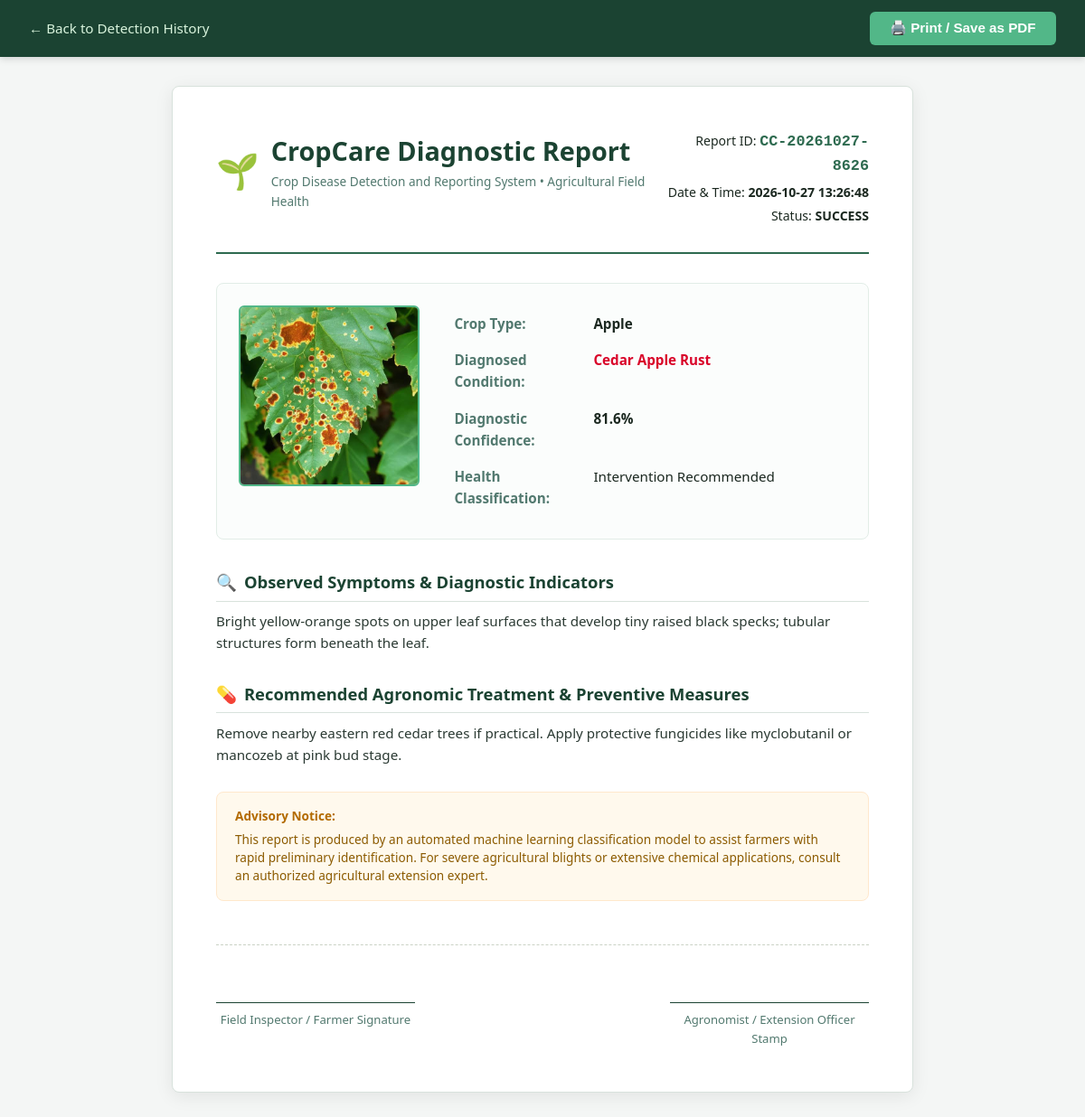
The page /report/CC-20261027-8626 on the database its author committed.
### tables this page shows
CREATE TABLE reports (
            id INTEGER PRIMARY KEY AUTOINCREMENT,
            report_id TEXT UNIQUE NOT NULL,
            created_at TEXT NOT NULL,
            image_filename TEXT NOT NULL,
            crop_name TEXT NOT NULL,
            disease_name TEXT NOT NULL,
            confidence REAL NOT NULL,
            is_healthy INTEGER NOT NULL DEFAULT 0,
            status TEXT NOT NULL DEFAULT 'completed',
            symptoms TEXT,
            treatment TEXT
        );

### app.py (the view)
@app.route('/report/<report_id>')
def view_report(report_id):
    report = db.get_report_by_id(report_id)
    if not report:
        flash(f"Report '{report_id}' was not found.", "error")
        return redirect(url_for('history'))
    return render_template('report.html', report=report)

### db.py (called while the page is built)
def get_db_connection():
    conn = sqlite3.connect(DB_PATH)
    conn.row_factory = sqlite3.Row  # Enables accessing columns by name like dict
    return conn

def get_report_by_id(report_id):
    conn = get_db_connection()
    cursor = conn.cursor()
    cursor.execute('SELECT * FROM reports WHERE report_id = ?', (report_id,))
    report = cursor.fetchone()
    conn.close()
    return report

### templates/report.html (shortened to what this page needs)
<!DOCTYPE html>
<html lang="en">
<head>
    <link rel="stylesheet" href="{{ url_for('static', filename='css/style.css') }}">
</head>
<body>
    <div class="report-toolbar">
        <a href="{{ url_for('history') }}">&larr; Back to Detection History</a>
        <div>
            <button onclick="window.print()" class="btn-print-action">
                🖨️ Print / Save as PDF
            </button>
        </div>
    </div>
    <div class="report-sheet">
        <header class="report-header">
            <div class="report-brand">
                <span class="brand-logo-print">🌱</span>
                <div class="brand-title-print">
                    <h1>CropCare Diagnostic Report</h1>
                    <p>Crop Disease Detection and Reporting System &bull; Agricultural Field Health</p>
                </div>
            </div>
            <div class="report-meta-box">
                <div>Report ID: <span class="report-id-highlight">{{ report.report_id }}</span></div>
                <div>Date & Time: <strong>{{ report.created_at }}</strong></div>
                <div>Status: <strong>{{ report.status|upper }}</strong></div>
            </div>
        </header>
        <section class="report-summary-grid">
            <div>
                <img src="{{ url_for('static', filename='uploads/' + report.image_filename) }}" alt="Diagnosed Crop Leaf" class="report-photo">
            </div>
            <div>
                <table class="report-specs-table">
                    <tr>
                        <td class="label">Crop Type:</td>
                        <td><strong>{{ report.crop_name }}</strong></td>
                    </tr>
                    <tr>
                        <td class="label">Diagnosed Condition:</td>
                        <td>
                            {% if report.is_healthy %}
                                <strong style="color: #2d6a4f;">Healthy Crop (No Disease Detected)</strong>
                            {% elif report.status == 'pending_model' %}
                                <strong style="color: #0288d1;">Pending Model Integration</strong>
                            {% elif report.status == 'unreliable' %}
                                <strong style="color: #f77f00;">Low Confidence Diagnostic</strong>
                            {% else %}
                                <strong style="color: #d90429;">{{ report.disease_name }}</strong>
                            {% endif %}
                        </td>
                    </tr>
                    <tr>
                        <td class="label">Diagnostic Confidence:</td>
                        <td>
                            <strong>{{ report.confidence }}%</strong>
                        </td>
                    </tr>
                    <tr>
                        <td class="label">Health Classification:</td>
                        <td>
                            {% if report.is_healthy %}
                                <span>Optimal / Disease-free</span>
                            {% else %}
                                <span>Intervention Recommended</span>
                            {% endif %}
                        </td>
                    </tr>
                </table>
            </div>
        </section>
        <section class="report-section">
            <h3><span>🔍</span> Observed Symptoms & Diagnostic Indicators</h3>
            <p>{{ report.symptoms }}</p>
        </section>
        <section class="report-section">
            <h3><span>💊</span> Recommended Agronomic Treatment & Preventive Measures</h3>
            <p>{{ report.treatment }}</p>
        </section>
        <section class="disclaimer-box" style="margin-top: 1.5rem;">
            <strong>Advisory Notice:</strong> This report is produced by an automated machine learning classification model to assist farmers with rapid preliminary identification. For severe agricultural blights or extensive chemical applications, consult an authorized agricultural extension expert.
        </section>
        <div class="signature-block">
            <div class="sig-box">
                <div class="sig-line"></div>
                <div class="sig-label">Field Inspector / Farmer Signature</div>
            </div>
            <div class="sig-box">
                <div class="sig-line"></div>
                <div class="sig-label">Agronomist / Extension Officer Stamp</div>
            </div>
        </div>
    </div>
</body>
</html>

### static/css/style.css (style rules this page uses)
:root { --primary-dark: #1b4332; --primary: #2d6a4f; --primary-light: #52b788; --primary-soft: #d8f3dc; --accent: #74c69d; --background: #f8faf9; --surface: #ffffff; --text-main: #1f2d27; --text-muted: #587163; --border: #e0e9e3; --error: #d90429; --error-bg: #ffebee; --warning: #f77f00; --success: #2d6a4f; --radius-sm: 8px; --radius-md: 14px; --radius-lg: 20px; --shadow-sm: 0 2px 6px rgba(27, 67, 50, 0.06); --shadow-md: 0 8px 24px rgba(27, 67, 50, 0.08); --transition: all 0.25s ease-in-out; }
* { box-sizing: border-box; margin: 0; padding: 0; }
body { font-family: 'Segoe UI', system-ui, -apple-system, BlinkMacSystemFont, Roboto, sans-serif; background-color: var(--background); color: var(--text-main); line-height: 1.6; min-height: 100vh; display: flex; flex-direction: column; }
.disclaimer-box { background: #fff9ed; border: 1px solid #ffe8cc; border-radius: var(--radius-sm); padding: 1rem 1.25rem; font-size: 0.85rem; color: #8c5b00; margin-bottom: 2rem; line-height: 1.5; }
.disclaimer-box strong { color: #b36b00; display: block; margin-bottom: 0.3rem; }

### templates/report.html (style rules this page uses)
body { background-color: #f4f6f5; color: #1b2820; margin: 0; padding: 0; font-family: 'Segoe UI', system-ui, Arial, sans-serif; }
.report-toolbar { background-color: #1b4332; color: #ffffff; padding: 0.8rem 2rem; display: flex; justify-content: space-between; align-items: center; box-shadow: 0 2px 8px rgba(0,0,0,0.15); }
.report-toolbar a { color: #d8f3dc; text-decoration: none; font-size: 0.95rem; font-weight: 500; }
.btn-print-action { background-color: #52b788; color: #ffffff; border: none; padding: 0.6rem 1.4rem; border-radius: 6px; font-weight: 600; cursor: pointer; font-size: 0.95rem; display: inline-flex; align-items: center; gap: 0.5rem; transition: all 0.2s ease; }
.report-sheet { max-width: 820px; margin: 2rem auto; background: #ffffff; padding: 3rem; border-radius: 8px; box-shadow: 0 4px 20px rgba(0,0,0,0.08); border: 1px solid #d8e2dc; }
.report-header { display: flex; justify-content: space-between; align-items: flex-start; border-bottom: 2px solid #2d6a4f; padding-bottom: 1.5rem; margin-bottom: 2rem; }
.report-brand { display: flex; align-items: center; gap: 0.8rem; }
.brand-logo-print { font-size: 2.4rem; }
.brand-title-print h1 { font-size: 1.8rem; color: #1b4332; margin: 0; font-weight: 700; }
.brand-title-print p { margin: 0; font-size: 0.85rem; color: #52796f; }
.report-meta-box { text-align: right; font-size: 0.88rem; }
.report-meta-box div { margin-bottom: 0.25rem; }
.report-id-highlight { font-size: 1.05rem; font-weight: 700; color: #2d6a4f; font-family: monospace; }
.report-summary-grid { display: grid; grid-template-columns: 200px 1fr; gap: 2rem; margin-bottom: 2rem; padding: 1.5rem; background-color: #fbfdfc; border: 1px solid #e2ede7; border-radius: 8px; }
.report-photo { width: 100%; height: 200px; object-fit: cover; border-radius: 6px; border: 2px solid #52b788; }
.report-specs-table { width: 100%; border-collapse: collapse; }
.report-specs-table td { padding: 0.5rem 0.4rem; vertical-align: top; font-size: 0.95rem; }
.report-specs-table td.label { color: #52796f; font-weight: 600; width: 35%; }
.report-section { margin-bottom: 1.8rem; }
.report-section h3 { color: #1b4332; font-size: 1.15rem; border-bottom: 1px solid #d8e2dc; padding-bottom: 0.4rem; margin-bottom: 0.6rem; display: flex; align-items: center; gap: 0.5rem; }
.report-section p { font-size: 0.95rem; line-height: 1.6; color: #2b3a33; }
.signature-block { display: flex; justify-content: space-between; margin-top: 3rem; padding-top: 1.5rem; border-top: 1px dashed #cad2c5; }
.sig-box { text-align: center; width: 220px; }
.sig-line { border-bottom: 1px solid #1b4332; margin-bottom: 0.5rem; height: 40px; }
.sig-label { font-size: 0.82rem; color: #52796f; }

### rows shown on the page
reports: report_id "CC-20261027-8626", created_at "2026-10-27 13:26:48", status "SUCCESS", image_filename (picture), crop_name "Apple", disease_name "Cedar Apple Rust", confidence "81.6", symptoms "Bright yellow-orange spots on upper leaf surfaces that develop tiny raised black specks; tubular structures form beneath the leaf.", treatment "Remove nearby eastern red cedar trees if practical. Apply protective fungicides like myclobutanil or mancozeb at pink bud stage."
